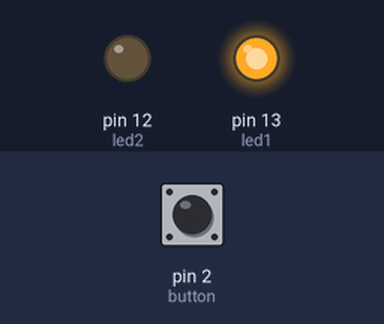
This sketch was run on a simulated Arduino Uno, built with avr-gcc and run on an emulated ATmega328P. On the bench: output pins drawn as LEDs (lit = HIGH). Inputs (shaded band) come from the test bench; at power-on: pin 2 (button) LOW.

Above: at 1.2 s.
1.3 s: pin 2 (button) pulled HIGH for 0.15 s
At 2.1 s:
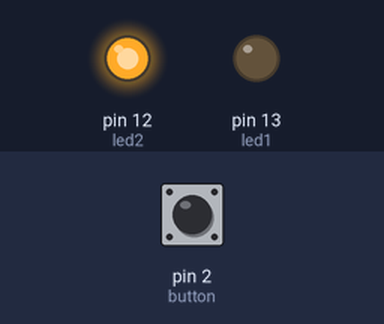
2.9 s: pin 2 (button) pulled HIGH for 1 s
At 3.4 s:
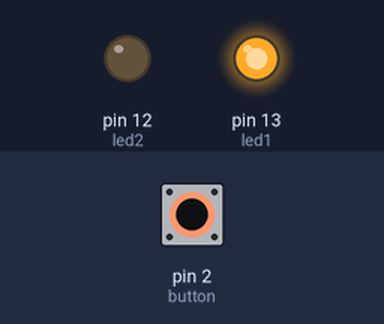
5.4 s: pin 2 (button) pulled HIGH for 3.2 s
At 6.5 s:
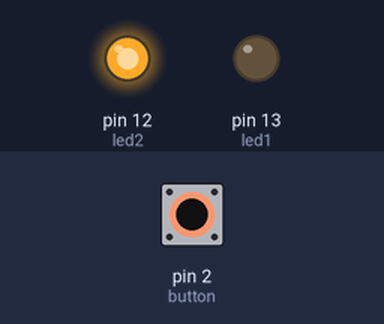
Timing chart, 0 to 8.4 s (numbered marks = the images above; inputs shaded):
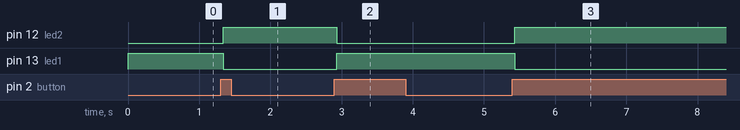

The sketch:

debounce_test.ino
```cpp
int button = 2;
boolean buttonPressed = false;
int led1 = 13;
int led2 = 12;
int debounce = 0;
boolean toggle = false;

void setup() {
  // put your setup code here, to run once:
  pinMode(led1, OUTPUT);
  pinMode(led2, OUTPUT);
  pinMode(button, INPUT);
  digitalWrite(led1, HIGH);
  digitalWrite(led2, LOW);

}

void loop() {
  // put your main code here, to run repeatedly:
  if (digitalRead(button) ==HIGH)
  {
    debounce++;
  }
  else{
    debounce = 0;
    buttonPressed = false;
    toggle = false;
  }
  if(debounce >= 5000) //Indicates how long you need to wait
                      //before accepting that the button was pressed
  {
    buttonPressed = true;
  }
  if(buttonPressed == true && toggle == false)
  {
    toggle = true;
    toggle_funct();
  }
}

void toggle_funct()
{
  digitalWrite(led1, !digitalRead(led1));
  digitalWrite(led2, !digitalRead(led2));
}
```

Measured:
- after the input at 1.3 s, pin 12 (led2): LOW → HIGH at once; pin 13 (led1): HIGH → LOW at once
- after the input at 2.9 s, pin 12 (led2): HIGH → LOW at once; pin 13 (led1): LOW → HIGH at once
- after the input at 5.4 s, pin 12 (led2): LOW → HIGH at once; pin 13 (led1): HIGH → LOW at once
